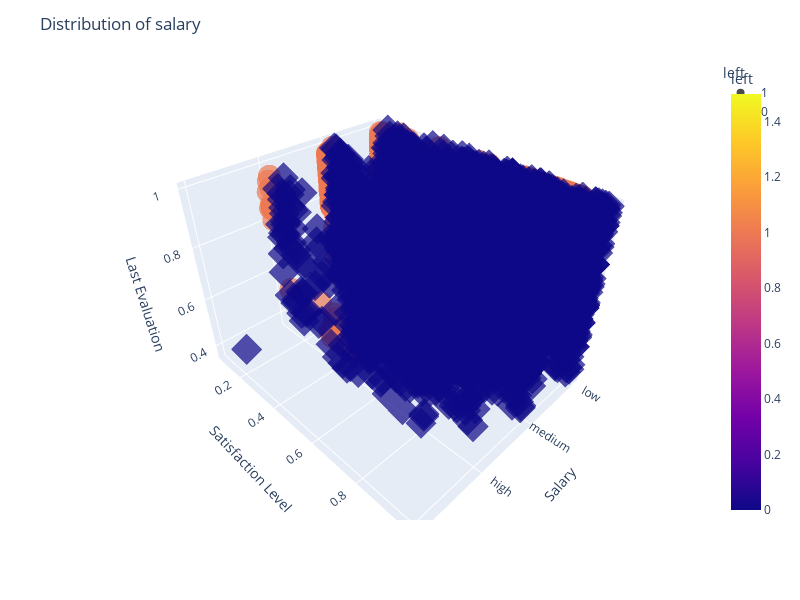

This figure's notebook cell:
### Markdown cell above
#### Employee Distribution

### Code cell
import plotly.express as px

def distribution_3d(df, col):
    fig = px.scatter_3d(df, x=col, y='satisfaction_level', z='last_evaluation', color='left',
                         symbol='left', opacity=0.7, size_max=10)

    # Update layout
    fig.update_layout(
        title=f"Distribution of {col}",
        scene=dict(
            xaxis_title=col.capitalize(),
            yaxis_title='Satisfaction Level',
            zaxis_title='Last Evaluation'
        ),
        showlegend=True,
        height=600,
        width=800
    )

    # Save the plot as an HTML file with the desired name
    file_name = f"Distribution of {col}.html"
    fig.write_html(file_name)
    
    # Show the plot
    fig.show()

# Assuming 'df' is your DataFrame
distribution_3d(df, 'salary')

### Figure 1 — Plotly figure (JSON) as saved in the notebook; plotly's stock layout.template omitted (floating-point values rounded to 4 significant figures; data arrays with more than 128 entries replaced by an {"elided": "..."} marker saying what was removed)
{"data": [{"hovertemplate": "left=%{marker.color}<br>salary=%{x}<br>satisfaction_level=%{y}<br>last_evaluation=%{z}<extra></extra>", "legendgroup": "1", "marker": {"color": {"elided": "1991 int values"}, "coloraxis": "coloraxis", "opacity": 0.7, "symbol": "circle"}, "mode": "markers", "name": "1", "scene": "scene", "showlegend": true, "type": "scatter3d", "x": {"elided": "1991 str values"}, "y": {"elided": "1991 float values"}, "z": {"elided": "1991 float values"}}, {"hovertemplate": "left=%{marker.color}<br>salary=%{x}<br>satisfaction_level=%{y}<br>last_evaluation=%{z}<extra></extra>", "legendgroup": "0", "marker": {"color": {"elided": "4914 int values"}, "coloraxis": "coloraxis", "opacity": 0.7, "symbol": "diamond"}, "mode": "markers", "name": "0", "scene": "scene", "showlegend": true, "type": "scatter3d", "x": {"elided": "4914 str values"}, "y": {"elided": "4914 float values"}, "z": {"elided": "4914 float values"}}], "layout": {"coloraxis": {"colorbar": {"title": {"text": "left"}}, "colorscale": [[0, "#0d0887"], [0.1111, "#46039f"], [0.2222, "#7201a8"], [0.3333, "#9c179e"], [0.4444, "#bd3786"], [0.5556, "#d8576b"], [0.6667, "#ed7953"], [0.7778, "#fb9f3a"], [0.8889, "#fdca26"], [1, "#f0f921"]]}, "height": 600, "legend": {"title": {"text": "left"}, "tracegroupgap": 0}, "margin": {"t": 60}, "scene": {"domain": {"x": [0, 1], "y": [0, 1]}, "xaxis": {"title": {"text": "Salary"}}, "yaxis": {"title": {"text": "Satisfaction Level"}}, "zaxis": {"title": {"text": "Last Evaluation"}}}, "showlegend": true, "title": {"text": "Distribution of salary"}, "width": 800}}
